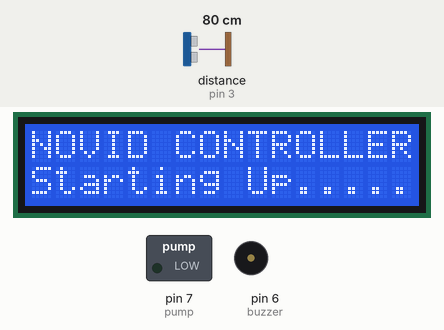
Recording of a sketch running on a simulated Arduino Uno, built with avr-gcc and run on an emulated ATmega328P. Parts: 16×2 character LCD, switched loads named in the sketch (green lamp = pin HIGH), buzzer (waves = sounding, pin HIGH). Wiring (inferred from the names in the program): ultrasonic range finder: trigger pin 2; echo pin 3. The inputs (shaded band) are chosen by the test bench; at power-on: distance to the obstacle (sensor on pin 3) 80 cm. The echo pulse lasts 58.3 µs per cm; pins used as bus, display or sensor lines are not drawn.

Above: at 0.1 s.
At 5.2 s:
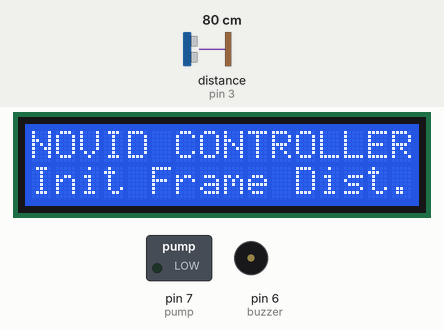
At 7.7 s:
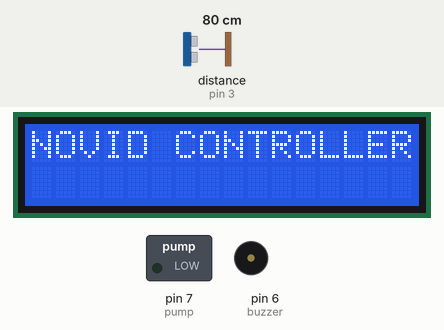
At 10.2 s:
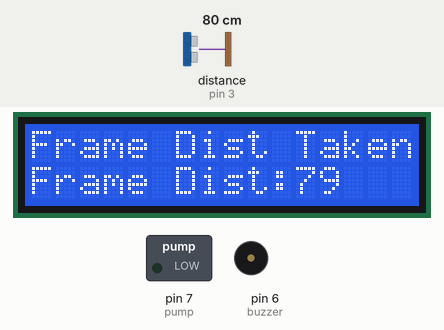
At 11.2 s:
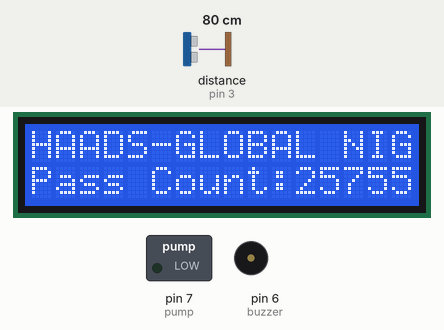
At 13.2 s:
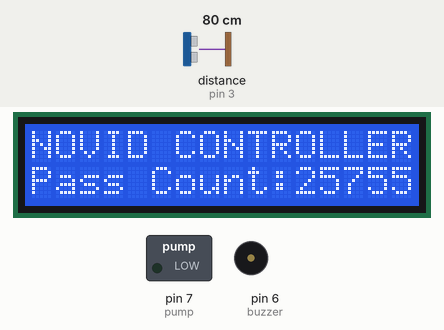

Measured:
- by itself, everything shown: repeats every 4.0 s, in 4 steps
- what the display in image 1 shows lasts 0.5 s, from 5.1 s to 5.6 s
- what the display in image 3 shows lasts 1.0 s, from 10.2 s to 11.2 s
- what the display in image 4 shows lasts 2.0 s, from 11.2 s to 13.2 s

The sketch:

novid.ino
```cpp
#include <LiquidCrystal.h>
#include <EEPROM.h>
LiquidCrystal lcd(13, 12, 11, 10, 9, 8);
#define trigPin 2
#define echoPin 3
#define timer 5
#define buzzer 6
#define pump 7


long frameDistance = 0;
long passCount = 0;
bool derisPassFlg = false;
bool detectMove = false;

long current, previous = 0;
bool displayTitle = true;
long getLastCount();
void setup() {
  Serial.begin(9600);
  lcd.begin(16, 2);
  pinMode(buzzer, OUTPUT);
  pinMode(pump, OUTPUT);
  pinMode(trigPin, OUTPUT);
  pinMode(echoPin, INPUT);
  pinMode(timer, INPUT_PULLUP);
  digitalWrite(buzzer, LOW);
  digitalWrite(pump, LOW);
  lcd.clear();
  lcd.print("NOVID CONTROLLER");
  lcd.setCursor(0, 1);
  lcd.print("Starting Up.....");

  passCount = getLastCount();
  if (passCount == 25000) {
    // formatEEPROM();
  }
  //format eeprom
  int c = 0;
  while (c < 5) {
    lcd.setCursor(0, 1);
    lcd.print("Init Frame Dist.");
    frameDistance = takeDistance();
    c++;
    delay(500);
    lcd.setCursor(0, 1);
    lcd.print("                ");
    delay(500);
  }
  lcd.clear();
  lcd.print("Frame Dist Taken");
  lcd.setCursor(0, 1);
  lcd.print("Frame Dist:" + String(frameDistance));
  delay(1000);
  lcd.clear();

}

void loop() {
  performMajorTask();
}


void performMajorTask() {
  current = millis();
  if (current - previous >= 2000) {
    displayTitle = !displayTitle;
    lcd.clear();
    previous = current;
  }

  long _distance = takeDistance();
  String firstLine = "HAADS-GLOBAL NIG";
  String title = "NOVID CONTROLLER";
  String secondLine = "Pass Count:" + String(passCount);
  if (displayTitle) {
    lcd.setCursor(0, 0);
    lcd.print(title);
    lcd.setCursor(0, 1);
    lcd.print(secondLine);
  } else {
    lcd.setCursor(0, 0);
    lcd.print(firstLine);
    lcd.setCursor(0, 1);
    lcd.print(secondLine);
  }
  monitorMovement(_distance);
  if (derisPassFlg) {
    passCount++;
    digitalWrite(buzzer, HIGH);
    digitalWrite(pump, HIGH);
    delay(digitalRead(timer) == LOW ? 3000 : 2000);
    digitalWrite(pump, LOW );
    digitalWrite(buzzer, LOW);
    saveData(passCount);
    derisPassFlg = false;
    detectMove = false;
  }
}

long takeDistance() {
  long duration, distance;
  digitalWrite(trigPin, LOW);
  delayMicroseconds(2);
  digitalWrite(trigPin, HIGH);
  delayMicroseconds(10);
  digitalWrite(trigPin, LOW);
  duration = pulseIn(echoPin, HIGH);
  distance = (duration / 2) / 29.1;
  return distance;
}


void monitorMovement(long dist) {
  if (dist + 8 < frameDistance && detectMove == false) {
    detectMove = true;
  }
  if (dist >= frameDistance - 8 && detectMove == true) {
    derisPassFlg = true;
  }
}

long getLastCount() {
  long num = 0;
  for (int i = 0; i <= 100; i++) {
    num += EEPROM.read(i);
    delay(50);
  }
  return num;
}

void saveData(long dataVal) {
  if (dataVal <= 255) {
    EEPROM.write(0, dataVal);

    delay(200);
    Serial.println("data saved successfully!");
  } else {
    if (dataVal % 255 > 0) {
      //if deris remainder
      int r = dataVal % 255;
      int addr = floor( dataVal / 255);
      EEPROM.write(addr, r);

      delay(100);
      for (int i = 0; i < addr; i++) {
        EEPROM.write(i, 255);

        Serial.println("data saved successfully!");
      }
    } else {
      //if remainder is zero
      for (int i = 0; i < dataVal / 255; i++ ) {
        EEPROM.write(i, 255);

        delay(100);

      }
      Serial.println("data saved successfully!");
    }
  }
}
```
